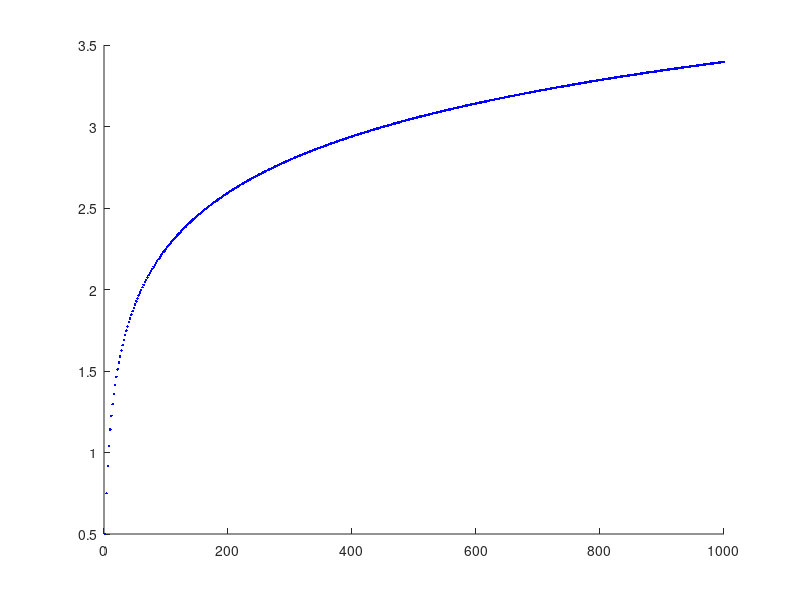

Here is the MATLAB script that generated this plot:
% A paros szamok reciprok sora
clc, clear

an=0
n=0

hold on

for n = 1:1000
    if mod(n,2) == 0
        an=an+(1/n)
        plot(n,an,'b.')
        %drawnow
    end
    
end
